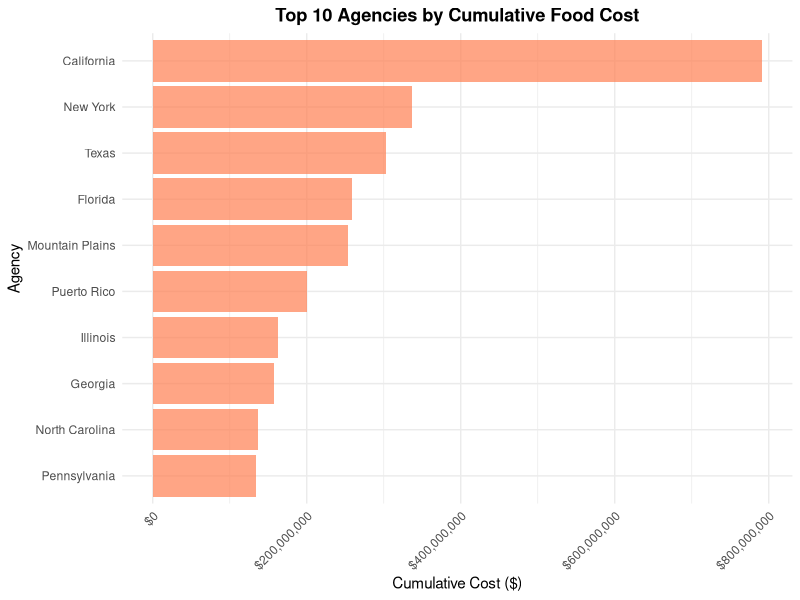
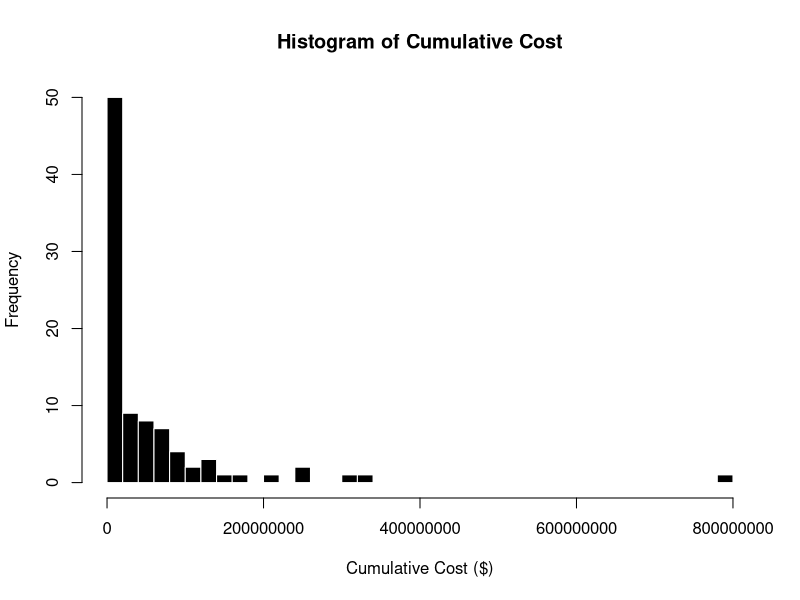

The R script that drew these images, in order:
# Load required library
library(tidyverse)

# Load the dataset
food_data <- read_csv("Food_Costs_2013.csv")

# Knowing about the dataset
print(head(food_data))
#printing the columns names in the dataset
print(colnames(food_data))

# Check for missing values
print(colSums(is.na(food_data)))

# Remove rows with all NA values in monthly columns
# Monthly columns (excluding first and last)
monthly_cols <- colnames(food_data)[2:13]

# Drop rows where all monthly values are missing
food_data <- food_data[rowSums(is.na(food_data[, monthly_cols])) < length(monthly_cols),]

# Rename columns for easier handling
colnames(food_data) <- c("State_Agency",
                         "Oct_2012","Nov_2012","Dec_2012",
                         "Jan_2013","Feb_2013","Mar_2013",
                         "Apr_2013","May_2013","Jun_2013",
                         "Jul_2013","Aug_2013","Sep_2013",
                         "Cumulative_Cost")

# Handle the Texas duplicate row (row 41 is empty, row 42 has data)
food_data <- food_data[!is.na(food_data$State_Agency), ]

# Convert monthly columns to numeric (handle any remaining issues)
monthly_cols_new <- c("Oct_2012","Nov_2012","Dec_2012",
                      "Jan_2013","Feb_2013","Mar_2013",
                      "Apr_2013","May_2013","Jun_2013",
                      "Jul_2013","Aug_2013","Sep_2013")
# column variables changes into numeric
for(col in monthly_cols_new) {
  food_data[[col]] <- as.numeric(food_data[[col]])
}

# Remove rows where State_Agency name is empty or NA
food_data <- food_data[!is.na(food_data$State_Agency) & food_data$State_Agency != "", ]
cat("\nTotal number of agencies:", nrow(food_data), "\n")

# Calculate total costs by month
monthly_totals <- food_data %>%
  select(all_of(monthly_cols_new)) %>%
  colSums(na.rm = TRUE)
print(monthly_totals)

# Overall statistics
cat("\nOverall Statistics for Monthly Costs:\n")
all_monthly_values <- unlist(food_data[, monthly_cols_new])
all_monthly_values <- all_monthly_values[!is.na(all_monthly_values)]
cat("Mean:", mean(all_monthly_values), "\n")
cat("Median:", median(all_monthly_values), "\n")
cat("Standard Deviation:", sd(all_monthly_values), "\n")
cat("Minimum:", min(all_monthly_values), "\n")
cat("Maximum:", max(all_monthly_values), "\n")

cat("\nADDITIONAL INSIGHTS\n")
# Identify state agencies vs tribal organizations
state_agencies <- food_data %>%
  filter(!grepl("Indian|Tribal|Nation|Pueblo|Tribe|Sioux|Cherokee|Choctaw|Chickasaw|Creek|Potawatomi|Osage|Otoe|Wichita|Caddo|Delaware|Acoma|Laguna|Pueblos|Isleta|San Felipe|Santo Domingo|Zuni|Navajo|Ute|Omaha|Santee|Winnebago|Standing Rock|Three Affiliated|Cheyenne River|Rosebud|Northern Arapahoe|Shoshone|Inter-Tribal", State_Agency, ignore.case = TRUE))

tribal_orgs <- food_data %>%
  filter(grepl("Indian|Tribal|Nation|Pueblo|Tribe|Sioux|Cherokee|Choctaw|Chickasaw|Creek|Potawatomi|Osage|Otoe|Wichita|Caddo|Delaware|Acoma|Laguna|Pueblos|Isleta|San Felipe|Santo Domingo|Zuni|Navajo|Ute|Omaha|Santee|Winnebago|Standing Rock|Three Affiliated|Cheyenne River|Rosebud|Northern Arapahoe|Shoshone|Inter-Tribal",State_Agency, ignore.case = TRUE))

cat("\nNumber of State Agencies:", nrow(state_agencies), "\n")
cat("Number of Tribal Organizations:", nrow(tribal_orgs), "\n")

cat("\nTotal Cost - State Agencies:", sum(state_agencies$Cumulative_Cost, na.rm = TRUE), "\n")
cat("Total Cost - Tribal Organizations:", sum(tribal_orgs$Cumulative_Cost, na.rm = TRUE), "\n")

# Calculate percentage of total
total_all <- sum(food_data$Cumulative_Cost, na.rm = TRUE)
cat("\nPercentage - State Agencies:", 
    round(sum(state_agencies$Cumulative_Cost, na.rm = TRUE) / total_all * 100, 2), "%\n")
cat("Percentage - Tribal Organizations:", 
    round(sum(tribal_orgs$Cumulative_Cost, na.rm = TRUE) / total_all * 100, 2), "%\n")

# Set theme for better-looking plots
theme_set(theme_minimal() + 
            theme(plot.title = element_text(hjust = 0.5, face = "bold"),
                  axis.text.x = element_text(angle = 45, hjust = 1)))

# Top 10 agencies by cumulative cost
top_10 <- food_data %>%
  arrange(desc(Cumulative_Cost)) %>%
  head(10) %>%
  select(State_Agency, Cumulative_Cost)
print(top_10)

# Plot 1: Top 10 Agencies by Cumulative Cost (Bar Chart)
p1 <- ggplot(top_10, aes(x = reorder(State_Agency, Cumulative_Cost), y = Cumulative_Cost)) +
  geom_bar(stat = "identity", fill = "coral", alpha = 0.7) +
  coord_flip() +
  labs(title = "Top 10 Agencies by Cumulative Food Cost",
       x = "Agency",
       y = "Cumulative Cost ($)") +
  scale_y_continuous(labels = scales::dollar_format())
print(p1)

#Creating the Histogram
# Disable scientific notation
options(scipen = 999)
hist(food_data$Cumulative_Cost,
     breaks = 30,
     col = "black",
     border = "white",
     main = "Histogram of Cumulative Cost",
     xlab = "Cumulative Cost ($)")
